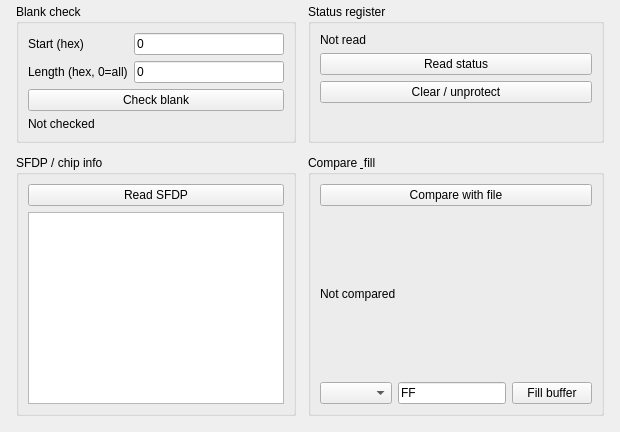
         <widget class="QWidget" name="pageTools">
          <layout class="QGridLayout" name="pageToolsLayout">
           <property name="spacing">
            <number>12</number>
           </property>
           <property name="leftMargin">
            <number>16</number>
           </property>
           <property name="topMargin">
            <number>4</number>
           </property>
           <property name="rightMargin">
            <number>16</number>
           </property>
           <property name="bottomMargin">
            <number>16</number>
           </property>
           <item row="0" column="0">
            <widget class="QGroupBox" name="groupBlank">
             <property name="title">
              <string>Blank check</string>
             </property>
             <layout class="QVBoxLayout" name="blankLayout">
              <item>
               <layout class="QFormLayout" name="blankForm">
                <item row="0" column="0">
                 <widget class="QLabel" name="lblBlankStart">
                  <property name="text">
                   <string>Start (hex)</string>
                  </property>
                 </widget>
                </item>
                <item row="0" column="1">
                 <widget class="QLineEdit" name="lineEdit_blankStart">
                  <property name="text">
                   <string>0</string>
                  </property>
                 </widget>
                </item>
                <item row="1" column="0">
                 <widget class="QLabel" name="lblBlankLen">
                  <property name="text">
                   <string>Length (hex, 0=all)</string>
                  </property>
                 </widget>
                </item>
                <item row="1" column="1">
                 <widget class="QLineEdit" name="lineEdit_blankLen">
                  <property name="text">
                   <string>0</string>
                  </property>
                 </widget>
                </item>
               </layout>
              </item>
              <item>
               <widget class="QPushButton" name="btnBlankCheck">
                <property name="text">
                 <string>Check blank</string>
                </property>
               </widget>
              </item>
              <item>
               <widget class="QLabel" name="lblBlankResult">
                <property name="text">
                 <string>Not checked</string>
                </property>
                <property name="wordWrap">
                 <bool>true</bool>
                </property>
               </widget>
              </item>
             </layout>
            </widget>
           </item>
           <item row="0" column="1">
            <widget class="QGroupBox" name="groupStatus">
             <property name="title">
              <string>Status register</string>
             </property>
             <layout class="QVBoxLayout" name="statusLayout">
              <item>
               <widget class="QLabel" name="lblSrValue">
                <property name="text">
                 <string>Not read</string>
                </property>
                <property name="wordWrap">
                 <bool>true</bool>
                </property>
               </widget>
              </item>
              <item>
               <widget class="QPushButton" name="btnReadStatus">
                <property name="text">
                 <string>Read status</string>
                </property>
               </widget>
              </item>
              <item>
               <widget class="QPushButton" name="btnClearStatus">
                <property name="text">
                 <string>Clear / unprotect</string>
                </property>
               </widget>
              </item>
              <item>
               <spacer name="statusSpacer">
                <property name="orientation">
                 <enum>Qt::Vertical</enum>
                </property>
                <property name="sizeHint" stdset="0">
                 <size>
                  <width>20</width>
                  <height>20</height>
                 </size>
                </property>
               </spacer>
              </item>
             </layout>
            </widget>
           </item>
           <item row="1" column="0">
            <widget class="QGroupBox" name="groupSfdp">
             <property name="title">
              <string>SFDP / chip info</string>
             </property>
             <layout class="QVBoxLayout" name="sfdpLayout">
              <item>
               <widget class="QPushButton" name="btnReadSfdp">
                <property name="text">
                 <string>Read SFDP</string>
                </property>
               </widget>
              </item>
              <item>
               <widget class="QPlainTextEdit" name="textEdit_sfdp">
                <property name="readOnly">
                 <bool>true</bool>
                </property>
               </widget>
              </item>
             </layout>
            </widget>
           </item>
           <item row="1" column="1">
            <widget class="QGroupBox" name="groupCompare">
             <property name="title">
              <string>Compare &amp; fill</string>
             </property>
             <layout class="QVBoxLayout" name="compareLayout">
              <item>
               <widget class="QPushButton" name="btnCompareFile">
                <property name="text">
                 <string>Compare with file</string>
                </property>
               </widget>
              </item>
              <item>
               <widget class="QLabel" name="lblCompareResult">
                <property name="text">
                 <string>Not compared</string>
                </property>
                <property name="wordWrap">
                 <bool>true</bool>
                </property>
               </widget>
              </item>
              <item>
               <layout class="QHBoxLayout" name="fillLayout">
                <item>
                 <widget class="QComboBox" name="comboBox_fill"/>
                </item>
                <item>
                 <widget class="QLineEdit" name="lineEdit_fillVal">
                  <property name="text">
                   <string>FF</string>
                  </property>
                 </widget>
                </item>
                <item>
                 <widget class="QPushButton" name="btnFill">
                  <property name="text">
                   <string>Fill buffer</string>
                  </property>
                 </widget>
                </item>
               </layout>
              </item>
             </layout>
            </widget>
           </item>
          </layout>
         </widget>
